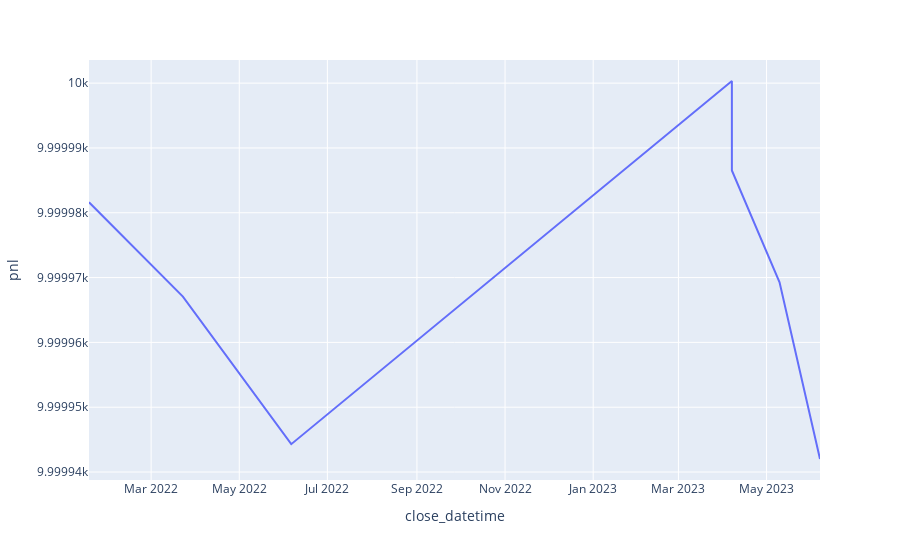

Notebook code for this chart:
### Code cell
px.line(result, x='close_datetime', y='pnl')

### Figure 1 — Plotly figure (JSON) as saved in the notebook; plotly's stock layout.template omitted (floating-point values rounded to 4 significant figures)
{"data": [{"hovertemplate": "close_datetime=%{x}<br>pnl=%{y}<extra></extra>", "legendgroup": "", "line": {"color": "#636efa", "dash": "solid"}, "marker": {"symbol": "circle"}, "mode": "lines", "name": "", "orientation": "v", "showlegend": false, "type": "scatter", "x": ["2022-01-17T00:00:00", "2022-03-23T00:00:00", "2022-06-06T00:00:00", "2023-04-07T00:00:00", "2023-04-07T00:00:00", "2023-05-10T00:00:00", "2023-06-07T00:00:00", null], "xaxis": "x", "y": [10000.0, 10000.0, 10000.0, 10000.0, 10000.0, 10000.0, 10000.0, null], "yaxis": "y"}], "layout": {"legend": {"tracegroupgap": 0}, "margin": {"t": 60}, "xaxis": {"anchor": "y", "domain": [0, 1], "title": {"text": "close_datetime"}}, "yaxis": {"anchor": "x", "domain": [0, 1], "title": {"text": "pnl"}}}}
